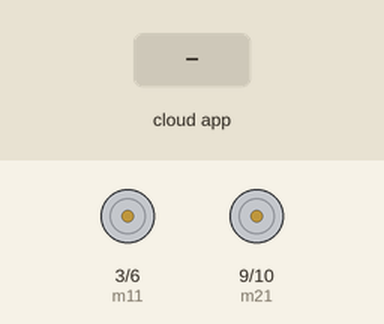
Bench run of a sketch on a simulated Arduino Uno, built with avr-gcc and run on an emulated ATmega328P. On the bench: motor-driver pin pairs drawn as motors (green arrow = first pin HIGH = forward, orange = second pin HIGH = backward, longer = more drive). The test bench sets the inputs (shaded band). The ROS host is connected and sends only what is stated.

Above: at 1.2 s.
1.3 s: the phone or cloud app sets linear.x to -100
At 2.4 s:
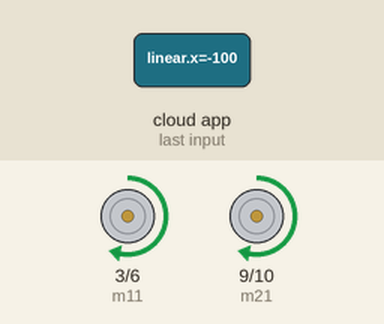
2.8 s: the phone or cloud app sets angular.z to -100
At 4.0 s:
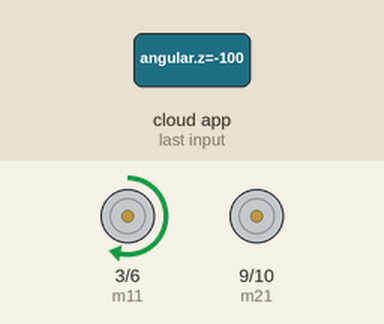
4.3 s: the phone or cloud app sets angular.z to 100
At 6.4 s:
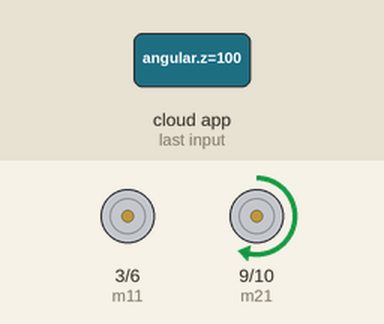
7.3 s: the phone or cloud app sets linear.x to 100
Timing chart, 0 to 13.5 s (numbered marks = the images above; inputs shaded):
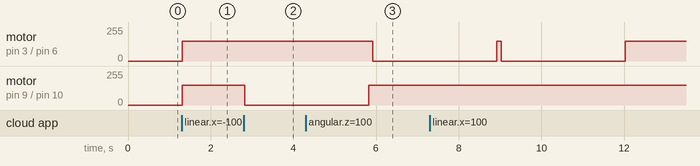

The sketch:

driverobot_teleop.ino
```cpp
#include <ros.h>
#include <geometry_msgs/Twist.h>
#include <geometry_msgs/Vector3.h>

using namespace std;


// Robot wheel pins
int m11 = 3;
int m12 = 6;
int m21 = 9;
int m22 = 10;


ros::NodeHandle nh;

void turnLeft()
{
    nh.loginfo("Turn left");
    // turn left
    analogWrite(m21, 150);
    analogWrite(m22, 0);
    analogWrite(m11, 0);
    analogWrite(m12, 0);
    delay(3000);
    goForward();
}

void turnRight()
{
    nh.loginfo("Turn right");
    // turn right
    analogWrite(m21, 0);
    analogWrite(m22, 0);
    analogWrite(m11, 150);
    analogWrite(m12, 0);
    delay(3000);
    goForward();
}

void goForward()
{
    nh.loginfo("Go forward");
    // go forward
    analogWrite(m11, 150);
    analogWrite(m12, 0);
    analogWrite(m21, 150);
    analogWrite(m22, 0);

    //delay(15000);
}

void stop()
{
    nh.loginfo("Stop");
    analogWrite(m11, 0);
    analogWrite(m12, 0);
    analogWrite(m21, 0);
    analogWrite(m22, 0);
}


void messageCb(const geometry_msgs::Twist& message)
{
    // read linear velocity
    geometry_msgs::Vector3 linear = message.linear;
    float forward_vel = (float)linear.x;

    if(forward_vel == 0)
    {
        stop();
        return;
    }

    // read angular velocity
    geometry_msgs::Vector3 angular = message.angular;
    float ang_vel = (float)angular.z;

    // if velocity is positive turn left
    if(ang_vel > 0)
    {
        turnLeft();
    }
    // if velocity is negative turn right
    else if(ang_vel < 0)
    {
        turnRight();
    }
    else
    {
        goForward();
    }
}


ros::Subscriber<geometry_msgs::Twist> sub("/cmd_vel", &messageCb);

void setup()
{
  nh.initNode();
  nh.subscribe(sub);

  Serial.begin(57600);
}

void loop()
{
    nh.spinOnce();
    delay(100);
}
```

Measured:
- after the input at 1.3 s, motor on pin 3 (m11) / pin 6 (m12), motor on pin 9 (m21) / pin 10 (m22): stopped → forward 150/255 at once
- after the input at 2.8 s, motor on pin 9 (m21) / pin 10 (m22): forward 150/255 → stopped at once
- after the input at 4.3 s, motor on pin 3 (m11) / pin 6 (m12): forward 150/255 → stopped after 1.6 s
